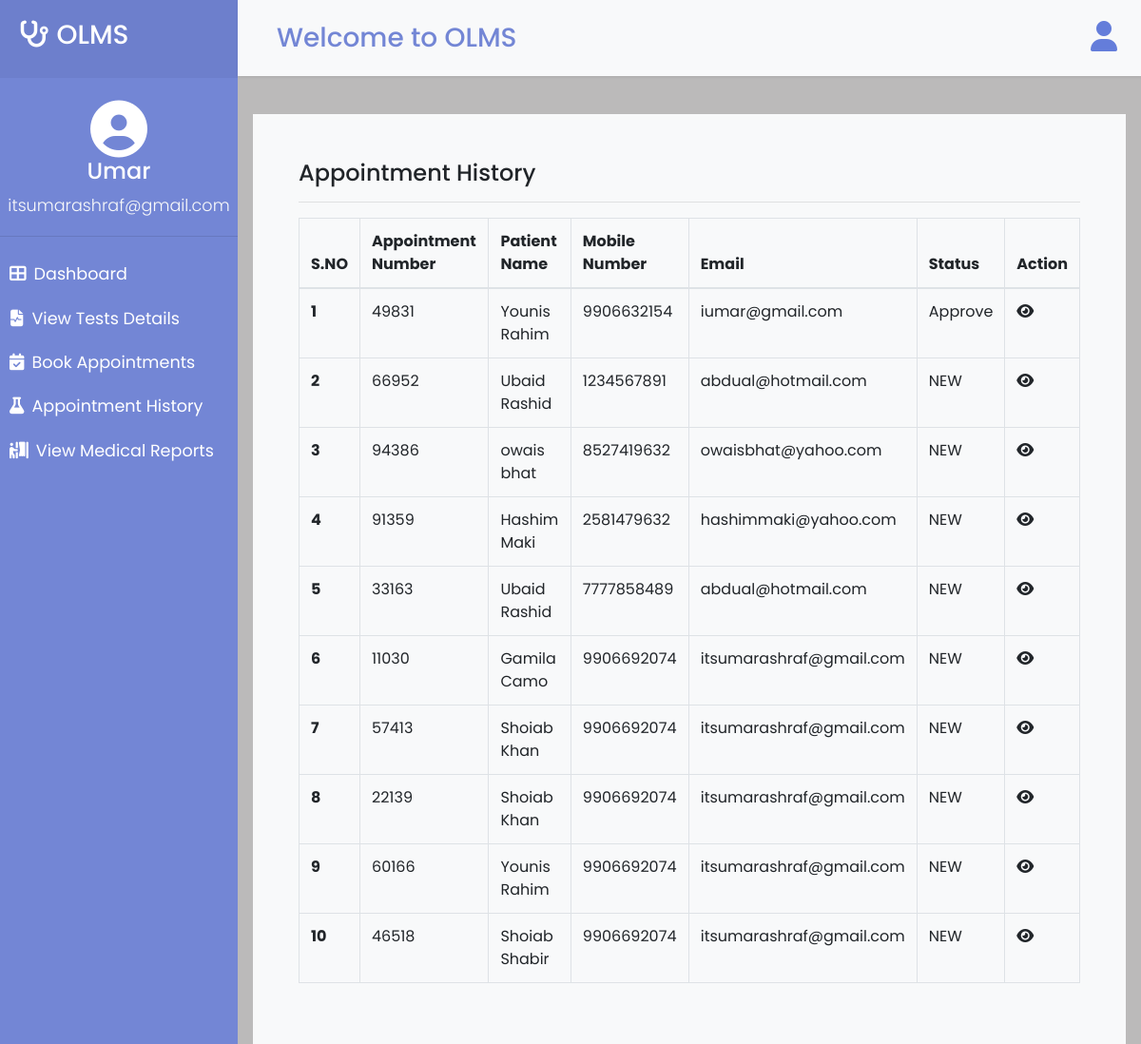
The page /userside/appointment-history/ (signed in) on the database its author committed.
### users/models.py (models this page shows, shortened)
class appointment(models.Model):
    user_id = models.ForeignKey(enduser,on_delete=models.CASCADE)
    appointmentno = models.CharField(max_length=100, unique=True)
    patientname =models.CharField(max_length=30)
    gender = models.CharField(max_length=10)
    address= models.CharField(max_length=200, default='NA')
    dateofbirth = models.DateField()
    mobile = models.IntegerField()
    email= models.CharField(max_length=100)
    appointmentdate = models.DateField(default=date.today)
    appointmenttime = models.DateTimeField(default=timezone.now)
    prescription= models.FileField(upload_to='prescriptions/',blank=True, null=True)
    report=models.FileField(upload_to='reports/',blank=True,null=True)

class appointmentstatus(models.Model):
    appointment = models.ForeignKey(appointment, on_delete=models.CASCADE)
    status = models.CharField(max_length=50, default='NEW')
    comment = models.CharField(max_length=100, default='Yet to Review')
    def __str__(self):
        return self.status

### users/views.py (the view)
# urls.py: path("userside/appointment-history/", views.appointmenthistory, name='apt-history'),
def appointmenthistory(request):
    if checkauth(request)==True:
        userid=request.session['userid']
        history=appointment.objects.filter(user_id=userid)
        status=appointmentstatus.objects.filter(appointment__user_id=userid)
        mylist = zip(history,status)
        return render(request,'appointment-history.html',{'context':mylist})
    return redirect('userlogin')

### users/views.py (called while the page is built)
def checkauth(request):
    if request.session.has_key('userid'):
        return True
    else:
        return False

### templates/appointment-history.html (shortened to what this page needs)
{% extends 'userbase.html' %}
{% block body %}
<div class="containerfluid  bg-light p-5 mt-3">
  <div class="row">
    <div class="col-lg-12">
      <h4>Appointment History</h4>
      <hr>
      <table class="table table-bordered table-responsive-lg">
        <thead>
          <tr>
            <th scope="col">S.NO</th>
            <th scope="col">Appointment Number</th>
            <th scope="col">Patient Name</th>
            <th scope="col">Mobile Number</th>
            <th scope="col">Email</th>
            <th scope="col">Status</th>
            <th scope="col">Action</th>
          </tr>
        </thead>
        <tbody>
        <tbody>
          {% for history,status in context%}
          <tr>
            <th scope="row">{{forloop.counter}}</th>
            <td>{{history.appointmentno}}</td>
            <td>{{ history.patientname }}</td>
            <td>{{ history.mobile }}</td>
            <td>{{ history.email }}</td>
            <td>{{ status }}</td>
            <td><a href="{% url 'view-apt' history.appointmentno %}"><i class="fas fa-eye"></i></a></td>
          </tr>
          {% endfor %}
        </tbody>
        </tbody>
      </table>
    </div>
  </div>
</div>
{% endblock body %}

### templates/userbase.html (style rules this page uses)
body { font-family: 'Poppins', sans-serif; background: #fafafa; }
a, a:hover, a:focus { color: inherit; text-decoration: none; transition: all 0.3s; }

### rows shown on the page
appointment: appointmentno "49831", patientname "Younis Rahim", mobile "9906632154", email "iumar@gmail.com", status "Approve"
appointment: appointmentno "66952", patientname "Ubaid Rashid", mobile "1234567891", email "abdual@hotmail.com", status "NEW"
appointment: appointmentno "94386", patientname "owais bhat", mobile "8527419632", email "owaisbhat@yahoo.com", status "NEW"
appointment: appointmentno "91359", patientname "Hashim Maki", mobile "2581479632", email "hashimmaki@yahoo.com", status "NEW"
appointment: appointmentno "33163", patientname "Ubaid Rashid", mobile "7777858489", email "abdual@hotmail.com", status "NEW"
appointment: appointmentno "11030", patientname "Gamila Camo", mobile "9906692074", email "itsumarashraf@gmail.com", status "NEW"
appointment: appointmentno "57413", patientname "Shoiab Khan", mobile "9906692074", email "itsumarashraf@gmail.com", status "NEW"
appointment: appointmentno "22139", patientname "Shoiab Khan", mobile "9906692074", email "itsumarashraf@gmail.com", status "NEW"
appointment: appointmentno "60166", patientname "Younis Rahim", mobile "9906692074", email "itsumarashraf@gmail.com", status "NEW"
appointment: appointmentno "46518", patientname "Shoiab Shabir", mobile "9906692074", email "itsumarashraf@gmail.com", status "NEW"

### other values the page prints
{{ request.session.userlogged }} "Umar"
{{ request.session.useremail }} "itsumarashraf@gmail.com"
